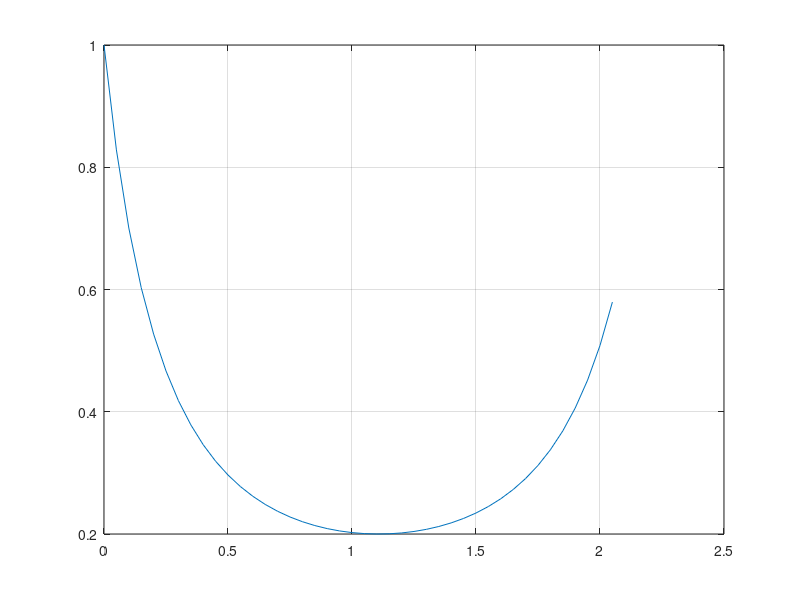

Here is the MATLAB script that generated this plot: (Note: this script raises an error after producing the figure.)
%%
f = @(x)1./(cos(x)+2*sin(x)).^2;
t = 0:0.05:2*pi/3;
plot(t,f(t));
hold on;
grid on;
xr = ginput(2);
[x_m,y_m] = fminbnd(f,xr(1),xr(2));
plot(xr(1),xr(3),'g*',xr(2),xr(4),'g*',x_m,y_m,'r*');
%%
t = 0:0.05:2*pi;
d = [3,5,2,-1];
f = 0*t;
g = "";
for i=1:length(d)
    g = g +"+("+ string(d(i)) + "-sin("+string(i)+"*x)).^2";
    f = f + (d(i) - sin(i*t)).^2;
end
plot(t,f);
hold on;
grid on;
xr = ginput(2);
[x_m,y_m] = fminbnd(g,xr(1),xr(2));
plot(xr(1),xr(3),'g*',xr(2),xr(4),'g*',x_m,y_m,'r*');
%%
%%
t = 0:0.01:1;
hold on;
grid on;
for a=1:5
    f = @(x)x.^a.*log(x);
    [x_m,y_m] = fminbnd(f,0,1);
    plot(t,f(t),x_m,y_m,'r*');
end
%%
t = -1:0.01:1;
hold on;
grid on;
for a=1:3
    for b=1:3
        f = @(x)x.^a.*exp(-b*x);
        [x_m,y_m] = fminbnd(f,-1,1);
        plot(t,f(t),x_m,y_m,'r*');
    end
end
%%
t = -1:0.01:1;
hold on;
grid on;
for a=1:3
    for b=1:3
        f = @(x)x.^a.*(1-x).^b;
        [x_m,y_m] = fminbnd(f,-1,1);
        plot(t,f(t),x_m,y_m,'r*');
    end
end